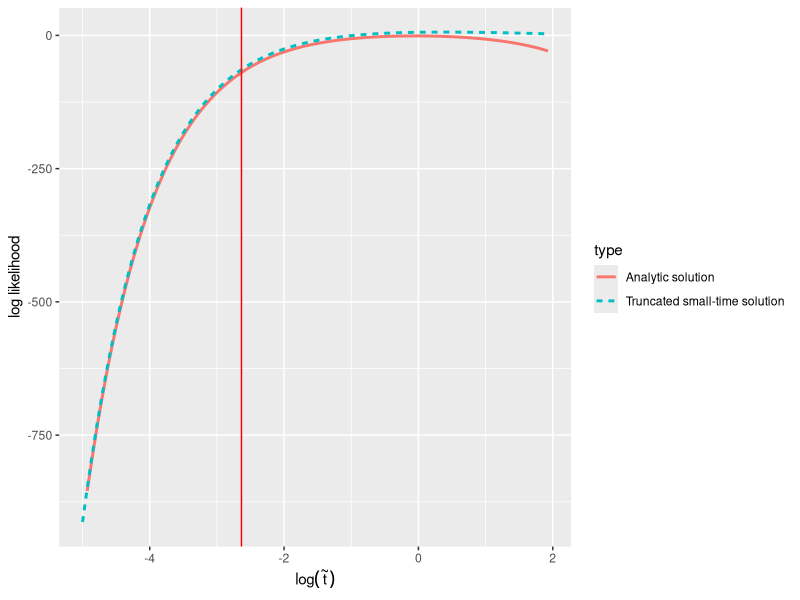

The R script that drew this image:
require(ggplot2)
require(data.table)
require(gridExtra)

nan = NA;
lls_small_t_truncated = vector(mode="list", length=1);
lls_small_t_full = vector(mode="list", length=1);
lls_analytic = vector(mode="list", length=1);
ts = vector(mode="list", length=1);
small_ts = rep(NA, 1);
x_0_tilde=1.00000000000000e-01;
y_0_tilde=1.00000000000000e-01;
x_t_tilde=5.00000000000000e-01;
y_t_tilde=5.00000000000000e-01;
sigma_y_tilde=5.00000000000000e-01;
t_tilde=5.81497000000000e-02;
rho=0.00000000000000e+00;
log_likelihood=-4.32267567159303e+00;
FLIPPED=0;
lls_small_t_truncated[[1]] = c(-9.13018553736157e+02,-8.49153214455415e+02,-7.89629228966887e+02,-7.34153094924246e+02,-6.82451152553645e+02,-6.34268243173197e+02,-5.89366458404812e+02,-5.47523973947055e+02,-5.08533962192165e+02,-4.72203578356878e+02,-4.38353015157079e+02,-4.06814621392283e+02,-3.77432080119260e+02,-3.50059642386195e+02,-3.24561412771158e+02,-3.00810683222587e+02,-2.78689311936275e+02,-2.58087144224106e+02,-2.38901472535646e+02,-2.21036532985615e+02,-2.04403035919206e+02,-1.88917728214094e+02,-1.74502985173540e+02,-1.61086430010027e+02,-1.48600579054174e+02,-1.36982510949702e+02,-1.26173558212880e+02,-1.16119019644444e+02,-1.06767892184261e+02,-9.80726208942661e+01,-8.99888658441021e+01,-8.24752847567257e+01,-7.54933303485100e+01,-6.90070613703691e+01,-6.29829664235237e+01,-5.73897996858733e+01,-5.21984277425633e+01,-4.73816867668267e+01,-4.29142493435699e+01,-3.87725002668271e+01,-3.49344206711240e+01,-3.13794798744922e+01,-2.80885343180183e+01,-2.50437329879669e+01,-2.22284287113875e+01,-1.96270947389121e+01,-1.72252460849390e+01,-1.50093651978705e+01,-1.29668316848596e+01,-1.10858560071518e+01,-9.35541727079750e+00,-7.76520543050107e+00,-6.30556836495179e+00,-4.96746433640301e+00,-3.74242029072589e+00,-2.62249627532615e+00,-1.60025595647221e+00,-6.68742829139063e-01,1.78538723789774e-01,9.47638786591625e-01,1.64417527282383e+00,2.27334705123145e+00,2.83994853735679e+00,3.34838716387153e+00,3.80270465254280e+00,4.20660239597238e+00,4.56347061915660e+00,4.87642042879394e+00,5.14831744511494e+00,5.38181548080776e+00,5.57938868110235e+00,5.74336064032577e+00,5.87592922675192e+00,5.97918614710457e+00,6.05513064251207e+00,6.10567711561448e+00,6.13265693232470e+00,6.13781510266713e+00,6.12280298935160e+00,6.08916856874913e+00,6.03834601300570e+00,5.97164641295618e+00,5.89025128127564e+00,5.79521006842462e+00,5.68744234617774e+00,5.56774466374043e+00,5.43680147720073e+00,5.29519909840287e+00,5.14344136751404e+00,4.98196573463626e+00,4.81115860211555e+00,4.63136906381821e+00,4.44292050699158e+00,4.24611985447477e+00,4.04126447951658e+00,3.82864700457614e+00,3.60855829975088e+00,3.38128903780258e+00,3.14713015791097e+00,2.90637255613678e+00);
lls_small_t_full[[1]] = c(-9.13018553736157e+02,-8.49153214455415e+02,-7.89629228966887e+02,-7.34153094924246e+02,-6.82451152553645e+02,-6.34268243173197e+02,-5.89366458404812e+02,-5.47523973947055e+02,-5.08533962192165e+02,-4.72203578356878e+02,-4.38353015157079e+02,-4.06814621392283e+02,-3.77432080119260e+02,-3.50059642386195e+02,-3.24561412771158e+02,-3.00810683222587e+02,-2.78689311936275e+02,-2.58087144224106e+02,-2.38901472535646e+02,-2.21036532985615e+02,-2.04403035919206e+02,-1.88917728214094e+02,-1.74502985173540e+02,-1.61086430010027e+02,-1.48600579054174e+02,-1.36982510949702e+02,-1.26173558212880e+02,-1.16119019644444e+02,-1.06767892184261e+02,-9.80726208942661e+01,-8.99888658441021e+01,-8.24752847567257e+01,-7.54933303485100e+01,-6.90070613703691e+01,-6.29829664235237e+01,-5.73897996858733e+01,-5.21984277425633e+01,-4.73816867668267e+01,-4.29142493435699e+01,-3.87725002668271e+01,-3.49344206711240e+01,-3.13794798744922e+01,-2.80885343180183e+01,-2.50437329879669e+01,-2.22284287113875e+01,-1.96270947389121e+01,-1.72252460849390e+01,-1.50093651978705e+01,-1.29668316848596e+01,-1.10858560071518e+01,-9.35541727079750e+00,-7.76520543050107e+00,-6.30556836495179e+00,-4.96746433640301e+00,-3.74242029072589e+00,-2.62249627532615e+00,-1.60025595647221e+00,-6.68742829139063e-01,1.78538723789774e-01,9.47638786591625e-01,1.64417527282383e+00,2.27334705123145e+00,2.83994853735679e+00,3.34838716387153e+00,3.80270465254280e+00,4.20660239597238e+00,4.56347061915660e+00,4.87642042879394e+00,5.14831744511494e+00,5.38181548080776e+00,5.57938868110235e+00,5.74336064032577e+00,5.87592922675192e+00,5.97918614710457e+00,6.05513064251207e+00,6.10567711561448e+00,6.13265693232470e+00,6.13781510266713e+00,6.12280298935160e+00,6.08916856874913e+00,6.03834601300570e+00,5.97164641295618e+00,5.89025128127564e+00,5.79521006842462e+00,5.68744234617774e+00,5.56774466374043e+00,5.43680147720073e+00,5.29519909840287e+00,5.14344136751404e+00,4.98196573463626e+00,4.81115860211555e+00,4.63136906381821e+00,4.44292050699158e+00,4.24611985447477e+00,4.04126447951658e+00,3.82864700457614e+00,3.60855829975088e+00,3.38128903780258e+00,3.14713015791097e+00,2.90637255613678e+00);
lls_analytic[[1]] = c(-nan,-8.54701949707086e+02,-7.95178220706399e+02,-7.39702361798823e+02,-6.88000714570092e+02,-6.39818121797608e+02,-5.94916676669688e+02,-5.53074556566384e+02,-5.14084935685072e+02,-4.77754971180505e+02,-4.43904857849402e+02,-4.12366946725635e+02,-3.82984923265382e+02,-3.55613041093726e+02,-3.30115407556522e+02,-3.06365317575343e+02,-2.84244632540063e+02,-2.63643201194439e+02,-2.44458319675887e+02,-2.26594228062611e+02,-2.09961640960172e+02,-1.94477309826481e+02,-1.80063614889779e+02,-1.66648184659230e+02,-1.54163541163023e+02,-1.42546769175032e+02,-1.31739207808628e+02,-1.21686162965959e+02,-1.12336639233224e+02,-1.03643089907806e+02,-9.55611839320670e+01,-8.80495885914692e+01,-8.10697669120117e+01,-7.45857887640352e+01,-6.85641547465890e+01,-6.29736319889917e+01,-5.77851010639141e+01,-5.29714132589235e+01,-4.85072575000247e+01,-4.43690362599540e+01,-4.05347498144978e+01,-3.69838882320340e+01,-3.36973304984700e+01,-3.06572502010129e+01,-2.78470272351904e+01,-2.52511650790070e+01,-2.28552133113977e+01,-2.06456952413691e+01,-1.86100407396516e+01,-1.67365245817167e+01,-1.50142107567796e+01,-1.34329032073014e+01,-1.19831032938734e+01,-1.06559739299953e+01,-9.44330985317663e+00,-8.33751299512619e+00,-7.33157151112122e+00,-6.41904083880433e+00,-5.59402523657185e+00,-4.85115858005217e+00,-4.18558367923692e+00,-3.59292989115831e+00,-3.06928923100638e+00,-2.61119146915302e+00,-2.21557884752739e+00,-1.87978110635047e+00,-1.60149154296081e+00,-1.37874486982295e+00,-1.20989770312432e+00,-1.09361256412832e+00,-1.02884625749839e+00,-1.01484334845402e+00,-1.05113516161696e+00,-1.13754427938290e+00,-1.27419398844214e+00,-1.46152161433103e+00,-1.70029431653736e+00,-1.99162578907327e+00,-2.33699246237884e+00,-2.73824819334138e+00,-3.19763695744266e+00,-3.71780359056399e+00,-4.30180305804384e+00,-4.95310899765953e+00,-5.67562239056670e+00,-6.47368119724886e+00,-7.35207170312851e+00,-8.31604219164453e+00,-9.37131942783608e+00,-1.05241283077653e+01,-1.17812149175773e+01,-1.31498731572006e+01,-1.46379750211329e+01,-1.62540045961978e+01,-1.80070958324662e+01,-1.99070741147853e+01,-2.19645018494723e+01,-2.41907276879402e+01,-2.65979414435552e+01,-2.91992480734500e+01);
ts[[1]] = c(6.73794699908547e-03,7.22650328137646e-03,7.75048389113670e-03,8.31245738192313e-03,8.91517854843956e-03,9.56160193054352e-03,1.02548962964040e-02,1.09984601758069e-02,1.17959385197516e-02,1.26512405680053e-02,1.35685590122010e-02,1.45523905484162e-02,1.56075579199829e-02,1.67392335585807e-02,1.79529649395029e-02,1.92547017753870e-02,2.06508251817126e-02,2.21481789570374e-02,2.37541031313051e-02,2.54764699466811e-02,2.73237224472926e-02,2.93049158670408e-02,3.14297620183678e-02,3.37086768995725e-02,3.61528317540465e-02,3.87742078317221e-02,4.15856551211733e-02,4.46009553402746e-02,4.78348894941985e-02,5.13033103319192e-02,5.50232200564073e-02,5.90128536694479e-02,6.32917683596408e-02,6.78809393717615e-02,7.28028628274356e-02,7.80816660011532e-02,8.37432255921960e-02,8.98152945722477e-02,9.63276382304930e-02,1.03312180083100e-01,1.10803158362334e-01,1.18837293852410e-01,1.27453969894821e-01,1.36695425445524e-01,1.46606962130350e-01,1.57237166313628e-01,1.68638147268595e-01,1.80865792617122e-01,1.93980042290892e-01,2.08045182357020e-01,2.23130160148430e-01,2.39308922243755e-01,2.56660776953556e-01,2.75270783089752e-01,2.95230166924014e-01,3.16636769379053e-01,3.39595525644939e-01,3.64218979571523e-01,3.90627835358521e-01,4.18951549247639e-01,4.49328964117222e-01,4.81908990090203e-01,5.16851334491700e-01,5.54327284734507e-01,5.94520547970195e-01,6.37628151621774e-01,6.83861409212356e-01,7.33446956224290e-01,7.86627861066554e-01,8.43664816596384e-01,9.04837418035960e-01,9.70445533548509e-01,1.04081077419239e+00,1.11627807045887e+00,1.19721736312181e+00,1.28402541668774e+00,1.37712776433596e+00,1.47698079388264e+00,1.58407398499448e+00,1.69893230861855e+00,1.82211880039051e+00,1.95423732063594e+00,2.09593551449437e+00,2.24790798667647e+00,2.41089970641721e+00,2.58570965931585e+00,2.77319476396430e+00,2.97427407256307e+00,3.18993327611619e+00,3.42122953628968e+00,3.66929666761925e+00,3.93535069547048e+00,4.22069581699656e+00,4.52673079431426e+00,4.85495581123744e+00,5.20697982717986e+00,5.58452846427607e+00,5.98945246638313e+00,6.42373677142915e+00,6.88951024158131e+00);
small_ts[1] = 7.17897987691853e-02;
t_tilde_0=5.81497000000000e-02;
plot.data = data.table(log_likelihood=lls_small_t_truncated[[1]],
		 log_t=log(ts[[1]]),
		 type=rep("Truncated small-time solution", length(lls_small_t_truncated[[1]])));
plot.data = rbind(plot.data, data.table(log_likelihood=lls_analytic[[1]], log_t=log(ts[[1]]), type=rep("Analytic solution", length(lls_analytic[[1]]))));
g = ggplot(data=plot.data, aes(y=log_likelihood, x=log_t, group=type)) + 
		 geom_line(aes(linetype=type, color=type), size=1) + 
		 xlab(expression(log(tilde(t)))) + ylab("log likelihood") + 
		 geom_vline(xintercept=log(small_ts[[1]]), color="red");
ggsave(filename="~/PDE-solvers/src/kernel-expansion/documentation/chapter-3/figures/chapter-3-figure-illustration-likelihood-profile.pdf",plot=g, width=6.5, height=6.5, units="in");
